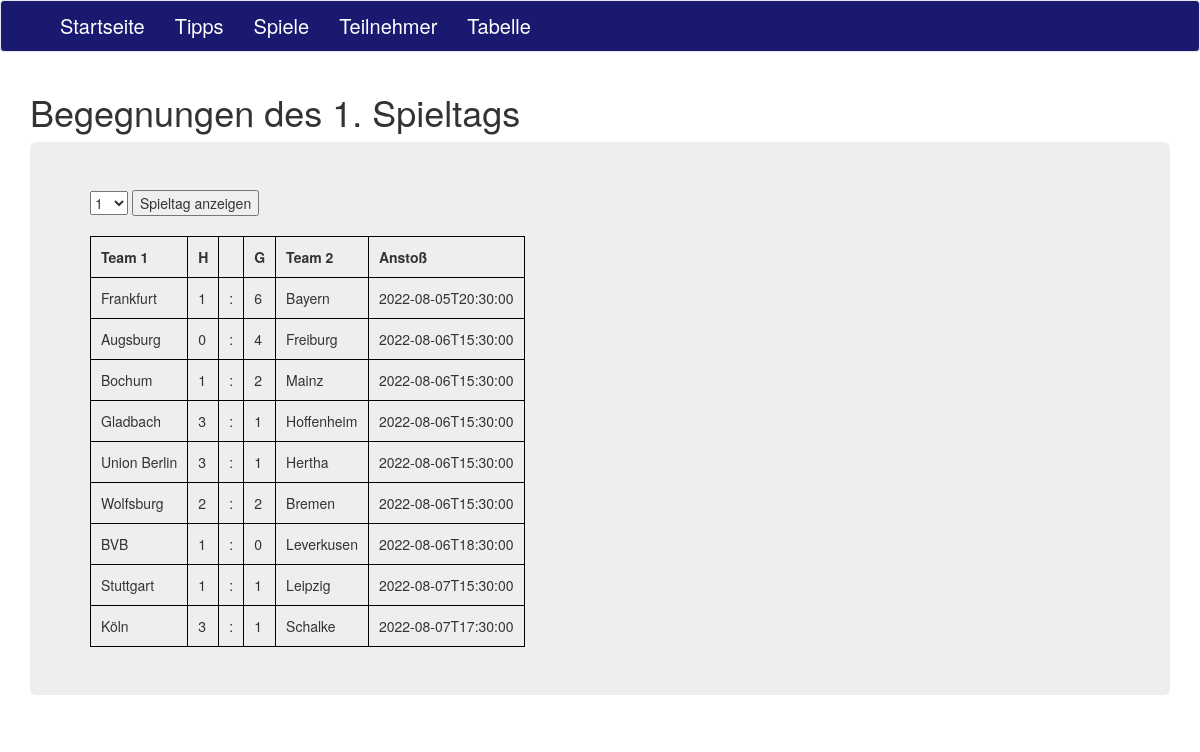
Page /partien/1 on the committed database.
### backend/models/models.py (models this page shows)
class Spiele(Base):
    __tablename__="spiele"
    id = Column(Integer, primary_key=True)
    spieltag = Column(Integer, unique=False, nullable=False)
    heim_team = Column(String(20), unique=False, nullable=False)
    gast_team = Column(String(20), unique=False, nullable=False)
    heim_tore = Column(Integer, unique=False, nullable=True)
    gast_tore = Column(Integer, unique=False, nullable=True)
    finished = Column(Integer, unique=False, nullable=False)
    date = Column(String(40), unique=False, nullable=False)

### backend/app.py (the view)
@app.route('/partien/<id>', methods=['GET', 'POST'])
def partien_choice(id):
    form = SelectForm()
    tag = id
    with SessionLocal() as session:
        form.spieltage.choices = [1,2,3,4,5,6,7,8,9,10,11,12,13,14,15,16,17,18,19,20,21,22,23,24,25,26,27,28,29,30,31,32,33,34]
        spiele = session.query(Spiele).filter(Spiele.spieltag == id)
    if request.method == 'POST':
        path = '/partien/{}'.format(form.spieltage.data)
        return redirect(path)
    return render_template('partien.html', spiele=spiele, form=form, tag=tag)

### backend/app.py
class SelectForm(FlaskForm):
    spieltage = SelectField('spieltag', choices=[])

### backend/templates/partien.html (shortened to what this page needs)
{% extends 'layouts.html' %}
{% block body %}
<h1>Begegnungen des {{tag}}. Spieltags</h1>
<div class="jumbotron">
    <form method="post">
        {{ form.spieltage }}
        <input type="submit" value="Spieltag anzeigen">
    </form>
    <br>
    <table>
       <thead>
          <th>Team 1</th>
          <th>H</th>
          <th></th>
          <th>G</th>
          <th>Team 2</th>
          <th>Anstoß</th>
       </thead>
       {% for data in spiele %}
        <tbody>
            <td>{{data.heim_team}}</td>
            {% if data.heim_tore != None %}
                <td>{{data.heim_tore}}</td>
            {% else %}
                <td>...</td>
            {% endif %}
            <td>:</td>
            {% if data.gast_tore != None%}
                <td>{{data.gast_tore}}</td>
            {% else %}
                <td>...</td>
            {% endif %}
            <td>{{data.gast_team}}</td>
            <td>{{data.date}}</td>
        </tbody>
        {% endfor%}
     </table>
</div>
{% endblock %}

### backend/static/style.css (style rules this page uses)
body { background-color: #000000; }
table, th, td { border: 1px solid black; border-collapse: collapse; padding: 10px; table-layout: fixed; }

### backend/templates/partien.html (style rules this page uses)
table, th, td { border-collapse: collapse; table-layout: fixed; padding: 10px; }

### rows in the picture
Spiele: heim_team "Frankfurt", heim_tore "1", gast_tore "6", gast_team "Bayern", date "2022-08-05T20:30:00"
Spiele: heim_team "Augsburg", heim_tore "0", gast_tore "4", gast_team "Freiburg", date "2022-08-06T15:30:00"
Spiele: heim_team "Bochum", heim_tore "1", gast_tore "2", gast_team "Mainz", date "2022-08-06T15:30:00"
Spiele: heim_team "Gladbach", heim_tore "3", gast_tore "1", gast_team "Hoffenheim", date "2022-08-06T15:30:00"
Spiele: heim_team "Union Berlin", heim_tore "3", gast_tore "1", gast_team "Hertha", date "2022-08-06T15:30:00"
Spiele: heim_team "Wolfsburg", heim_tore "2", gast_tore "2", gast_team "Bremen", date "2022-08-06T15:30:00"
Spiele: heim_team "BVB", heim_tore "1", gast_tore "0", gast_team "Leverkusen", date "2022-08-06T18:30:00"
Spiele: heim_team "Stuttgart", heim_tore "1", gast_tore "1", gast_team "Leipzig", date "2022-08-07T15:30:00"
Spiele: heim_team "Köln", heim_tore "3", gast_tore "1", gast_team "Schalke", date "2022-08-07T17:30:00"

### other values in the picture
{{ tag }} "1"
